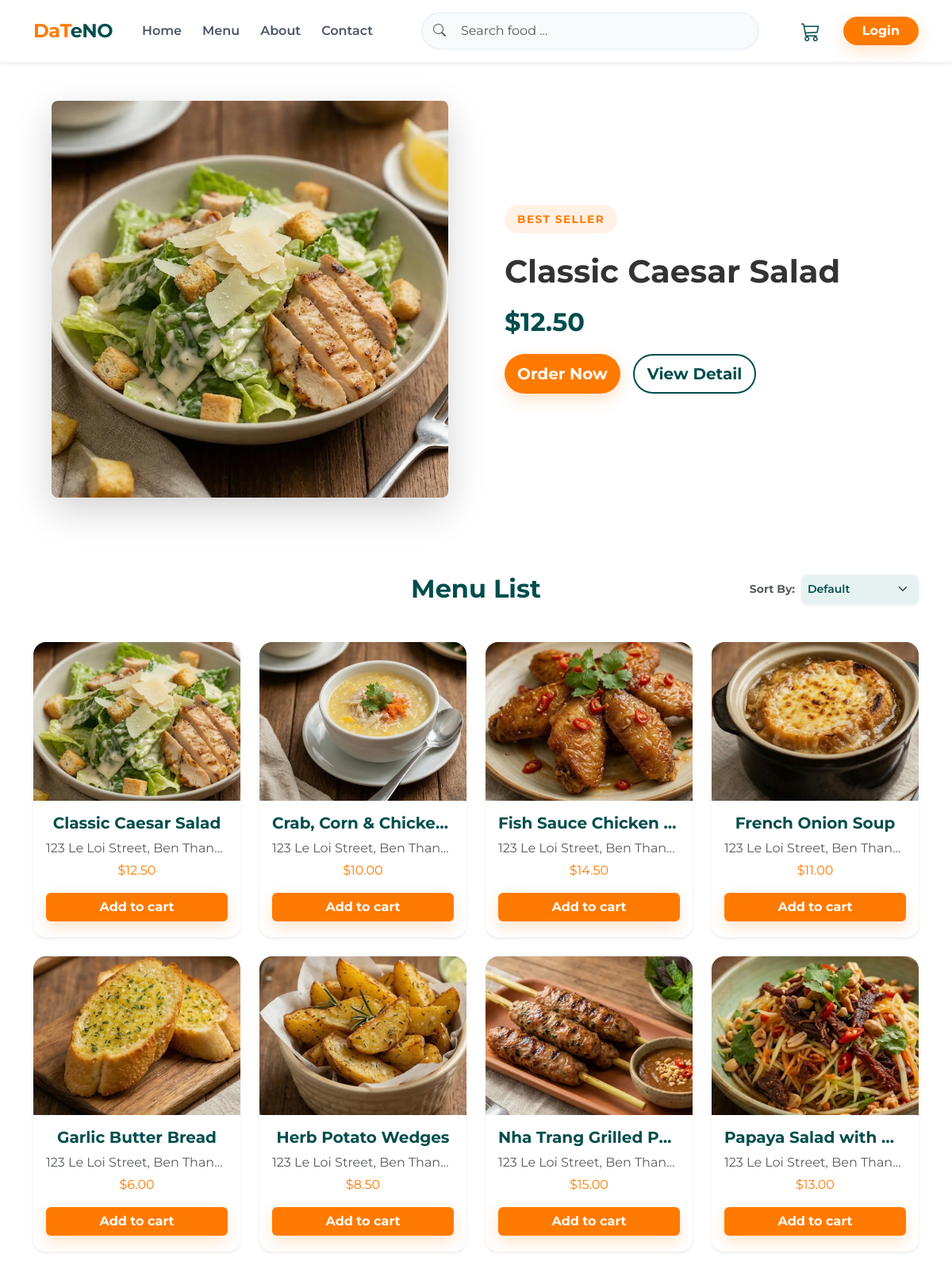
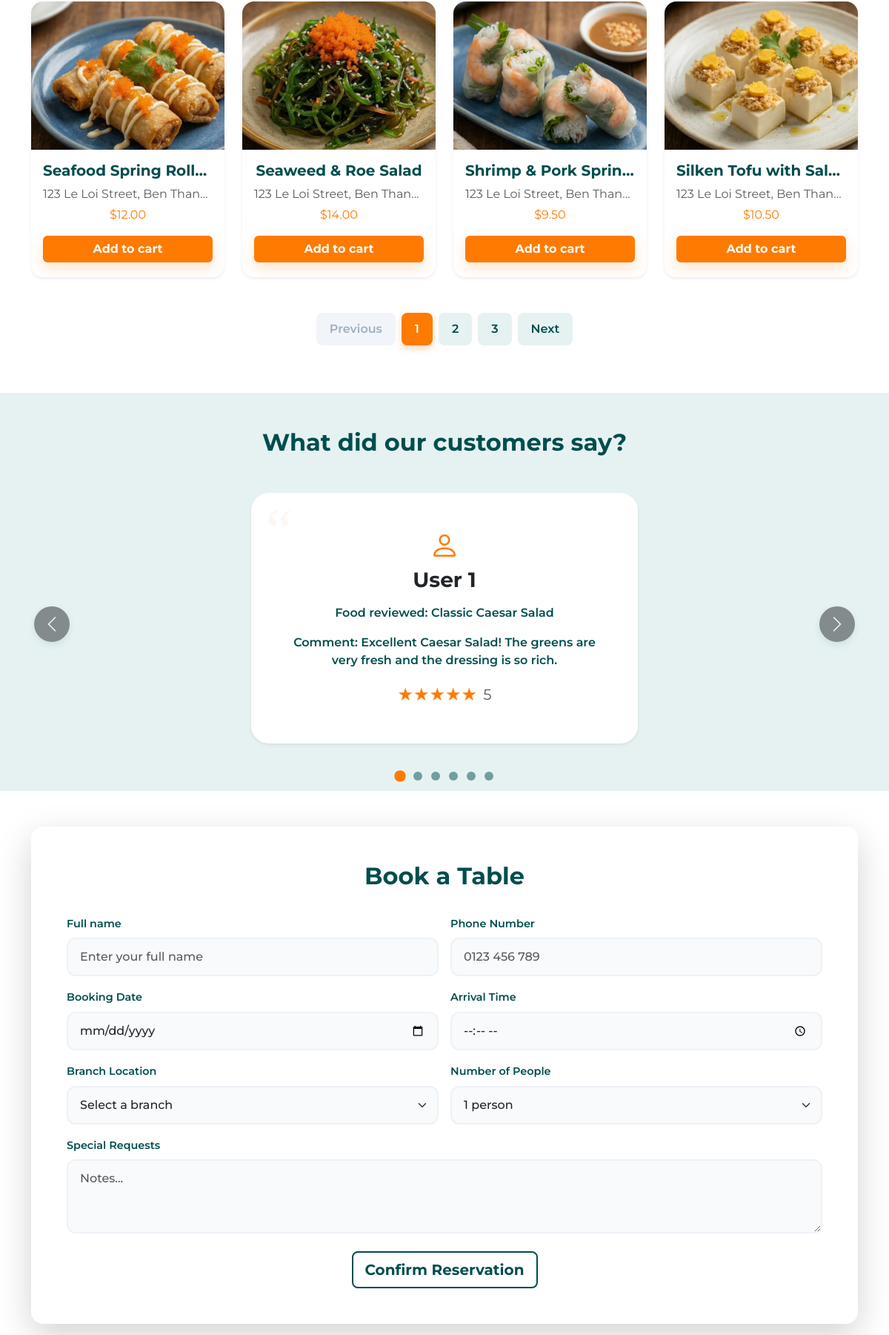
The page /public/index.php (upper part) on the database its author committed (2 pictures, top to bottom).
### tables this page shows
CREATE TABLE `products` (
  `id` int NOT NULL AUTO_INCREMENT,
  `category_id` int DEFAULT NULL,
  `image_url` varchar(255) NOT NULL,
  `name` varchar(255) NOT NULL,
  `description` varchar(255) NOT NULL,
  `price` decimal(10,2) NOT NULL,
  `average_rating` decimal(3,2) DEFAULT NULL,
  `slug` varchar(255) NOT NULL,
  `created_at` timestamp NULL DEFAULT CURRENT_TIMESTAMP,
  `deleted_at` timestamp NULL DEFAULT NULL,
  PRIMARY KEY (`id`),
  UNIQUE KEY `id` (`id`),
  UNIQUE KEY `slug` (`slug`),
  KEY `fk_products_category_id_categories` (`category_id`),
  CONSTRAINT `fk_products_category_id_categories` FOREIGN KEY (`category_id`) REFERENCES `categories` (`id`) ON DELETE SET NULL
);

CREATE TABLE `reviews` (
  `id` int NOT NULL AUTO_INCREMENT,
  `user_id` int NOT NULL,
  `product_id` int NOT NULL,
  `rating` tinyint DEFAULT NULL,
  `comment` text,
  `created_at` timestamp NULL DEFAULT CURRENT_TIMESTAMP,
  PRIMARY KEY (`id`),
  UNIQUE KEY `id` (`id`),
  KEY `fk_reviews_user_id_users` (`user_id`),
  KEY `fk_reviews_product_id_products` (`product_id`),
  CONSTRAINT `fk_reviews_product_id_products` FOREIGN KEY (`product_id`) REFERENCES `products` (`id`) ON DELETE CASCADE,
  CONSTRAINT `fk_reviews_user_id_users` FOREIGN KEY (`user_id`) REFERENCES `users` (`id`) ON DELETE CASCADE,
  CONSTRAINT `reviews_chk_1` CHECK ((`rating` between 1 and 5))
);

CREATE TABLE `users` (
  `id` int NOT NULL AUTO_INCREMENT,
  `name` varchar(255) NOT NULL,
  `email` varchar(255) NOT NULL,
  `password` varchar(255) NOT NULL,
  `role` enum('CUSTOMER','ADMIN') NOT NULL DEFAULT 'CUSTOMER',
  `phone` char(10) NOT NULL,
  `is_email_verified` tinyint DEFAULT '0',
  `email_verified_at` timestamp NULL DEFAULT NULL,
  `created_at` timestamp NULL DEFAULT CURRENT_TIMESTAMP,
  `deleted_at` timestamp NULL DEFAULT NULL,
  PRIMARY KEY (`id`),
  UNIQUE KEY `id` (`id`),
  UNIQUE KEY `email` (`email`),
  UNIQUE KEY `phone` (`phone`)
);

### app/modules/product/views/menu_list_pagination.php (the view)
<?php foreach ($products as $product): ?>
    <div class="col-sm-6 col-md-4 col-lg-3">
        <div class="card hover-card h-100 shadow-sm">
            <a
                href="/restaurant_project/public/index.php?page=detail&slug=<?= htmlspecialchars($product['slug']) ?>"
                class="text-decoration-none text-dark d-block">
                <img
                    src="<?= htmlspecialchars($product['image_path']) ?>"
                    alt="<?= htmlspecialchars($product['name']) ?>"
                    class="card-img-top d-block mx-auto"
                    style="width: 300px; height: 200px; object-fit: cover;" />
                <div
                    class="card-body text-center d-flex flex-column">
                    <h3 class="card-title fw-bold text-truncate fs-5">
                        <?= htmlspecialchars($product['name']) ?>
                    </h3>
                    <div class="mb-0">
                        <a
                            href="<?= htmlspecialchars($product['location_link']) ?>"
                            target="_blank"
                            title="<?= htmlspecialchars($product['location_address']) ?>"
                            class="text-muted fs-6 mb-0 text-truncate text-decoration-none d-block">
                            <?= $product['location_address'] ? htmlspecialchars($product['location_address']) : 'Location not specified' ?>
                        </a>
                        <p class="text-primary-orange fs-6 mt-1 mb-0">
                            $<?= $product['price'] ?>
                        </p>
                    </div>
                </div>
            </a>
            <div class="card-footer bg-transparent border-0 px-3 py-0">
                <button class="btn w-100 btn-custom-primary">Add to cart</button>
            </div>
        </div>
    </div>
<?php endforeach; ?>
<div class="col-12 mt-5">
    <nav aria-label="Menu pagination">
        <ul class="pagination justify-content-center custom-pagination">
            <?php
            $sort_param = isset($_GET['sort']) ? '&sort=' . htmlspecialchars($_GET['sort']) : '';
            ?>
            <li class="page-product <?= ($current_page <= 1) ? 'disabled' : '' ?>">
                <a
                    class="page-link"
                    href="?page=home&p=<?= $current_page - 1 ?><?= $sort_param ?>">Previous
                </a>
            </li>
            <?php for ($i = 1; $i <= $total_pages; $i++): ?>
                <li class="page-product <?= ($i === $current_page) ? 'active' : '' ?>">
                    <a class="page-link" href="?page=home&p=<?= $i ?><?= $sort_param ?>">
                        <?= $i ?>
                    </a>
                </li>
            <?php endfor; ?>
            <li class="page-product <?= ($current_page >= $total_pages) ? 'disabled' : '' ?>">
                <a
                    class="page-link"
                    href="?page=home&p=<?= $current_page + 1 ?><?= $sort_param ?>">Next
                </a>
            </li>
        </ul>
    </nav>
</div>

### app/modules/product/views/best_seller.php
<?php
require_once ROOT_PATH . '/app/modules/product/product_controller.php';
$product_controller = new ProductController();
$highest_rating_item = $product_controller->getHighestRating();
?>
<section class="py-5">
    <div class=" container">
        <div class="row align-items-center">
            <div class="col-lg-6 order-2 mt-4 mt-lg-0">
                <div class="ps-lg-4">
                    <span class="badge-best-seller mb-4">BEST SELLER</span>
                    <h3 class="fs-1 fw-bold mb-3"><?= htmlspecialchars($highest_rating_item['name']); ?></h3>
                    <p class="fs-2 fw-bold text-teal-dark">$<?= htmlspecialchars($highest_rating_item['price']); ?></p>
                    <div class="d-flex gap-3">
                        <button class="btn btn-custom-primary btn-lg px-3 py-2 rounded-pill">
                            Order Now
                        </button>
                        <a
                            href="index.php?page=detail&slug=<?= htmlspecialchars($highest_rating_item['slug']); ?>"
                            class="btn btn-custom-teal btn-lg px-3 py-2 rounded-pill">View Detail
                        </a>
                    </div>
                </div>
            </div>
            <?php if ($highest_rating_item): ?>
                <div class="col-lg-6">
                    <div class="position-relative text-center">
                        <img src="<?= htmlspecialchars($highest_rating_item['image_path']); ?>"
                            alt="<?= htmlspecialchars($highest_rating_item['name']); ?>"
                            class="img-fluid rounded-3 shadow-lg food-img-hover"
                            style="width: 500px; height: 500px; object-fit: cover;">
                    </div>
                </div>
            <?php endif; ?>
        </div>
    </div>
</section>

### app/modules/feedback/views/feedback.php
<?php
require_once ROOT_PATH . '/app/modules/feedback/feedback_controller.php';
$feedback_controller = new FeedbackController();
$feedbacks = $feedback_controller->getTopFeedback();
?>
<section class="py-5 bg-soft-cyan" id="feedback">
    <div class="container">
        <header class="text-center mb-5">
            <h2 class="fw-bold text-teal-dark">What did our customers say?</h2>
        </header>
        <div id="feedbackCarousel" class="carousel slide" data-bs-ride="carousel">
            <div class="carousel-inner">
                <?php foreach ($feedbacks as $index => $feedback): ?>
                    <div class="carousel-item <?= $index === 0 ? 'active' : '' ?>">
                        <div class="row justify-content-center px-lg-4">
                            <div class="col-12 col-md-8 col-lg-6 feedback-col mb-3">
                                <div class="card hover-card p-4 p-lg-5 text-center shadow-sm h-100">
                                    <div>
                                        <h3 class="fw-bold fs-3 mb-3">
                                            <i class="bi bi-person"></i>
                                            <?= htmlspecialchars($feedback['user_name']); ?>
                                        </h3>
                                    </div>
                                    <div>
                                        <p class="text-teal-dark fw-semibold mb-3">
                                            Food reviewed: <?= htmlspecialchars($feedback['product_name']); ?>
                                        </p>
                                        <p class="text-teal-dark fw-semibold mb-3">
                                            Comment: <?= htmlspecialchars($feedback['comment']); ?>
                                        </p>
                                    </div>
                                    <div class="d-flex justify-content-center align-items-center gap-2 mt-auto">
                                        <p class="text-primary-orange fs-4 mb-0">
                                            <?= $feedback['feedback_stars']; ?>
                                        </p>
                                        <p class="text-muted fs-5 mb-0">
                                            <?= $feedback['feedback_ratings']; ?>
                                        </p>
                                    </div>
                                </div>
                            </div>
                        </div>
                    </div>
                <?php endforeach; ?>
            </div>
            <button
                class="carousel-control-prev"
                type="button"
                data-bs-target="#feedbackCarousel"
                data-bs-slide="prev">
                <span class="carousel-control-prev-icon bg-dark rounded-circle" aria-hidden="true"></span>
            </button>
            <button
                class="carousel-control-next"
                type="button"
                data-bs-target="#feedbackCarousel"
                data-bs-slide="next">
                <span class="carousel-control-next-icon bg-dark rounded-circle" aria-hidden="true"></span>
            </button>
            <div class="carousel-indicators">
                <?php foreach ($feedbacks as $index => $feedback): ?>
                    <button
                        class="<?= $index === 0 ? 'active' : '' ?>"
                        type="button"
                        data-bs-target="#feedbackCarousel"
                        data-bs-slide-to="<?= $index ?>"
                        aria-current="<?= $index === 0 ? 'true' : 'false' ?>">
                    </button>
                <?php endforeach; ?>
            </div>
        </div>
    </div>
</section>

### rows shown on the page
products: name "Classic Caesar Salad", price "12.50", shows a picture, location_address "123 Le Loi Street, Ben Than…"
products: shows a picture, name "Crab, Corn & Chicke…", location_address "123 Le Loi Street, Ben Than…", price "10.00"
products: shows a picture, name "Fish Sauce Chicken…", location_address "123 Le Loi Street, Ben Than…", price "14.50"
products: shows a picture, name "French Onion Soup", location_address "123 Le Loi Street, Ben Than…", price "11.00"
products: shows a picture, name "Garlic Butter Bread", location_address "123 Le Loi Street, Ben Than…", price "6.00"
products: shows a picture, name "Herb Potato Wedges", location_address "123 Le Loi Street, Ben Than…", price "8.50"
products: shows a picture, name "Nha Trang Grilled P…", location_address "123 Le Loi Street, Ben Than…", price "15.00"
products: shows a picture, name "Papaya Salad with…", location_address "123 Le Loi Street, Ben Than…", price "13.00"
products: shows a picture, name "Seafood Spring Roll…", location_address "123 Le Loi Street, Ben Than…", price "12.00"
products: shows a picture, name "Seaweed & Roe Salad", location_address "123 Le Loi Street, Ben Than…", price "14.00"
products: shows a picture, name "Shrimp & Pork Sprin…", location_address "123 Le Loi Street, Ben Than…", price "9.50"
products: shows a picture, name "Silken Tofu with Sal…", location_address "123 Le Loi Street, Ben Than…", price "10.50"
reviews: user.name "User 1", product.name "Classic Caesar Salad", comment "Excellent Caesar Salad! The greens are very fresh and the dressing is so rich.", feedback_stars "★★★★★", rating "5"

### other values the page prints
form field guest_count "1 person"
